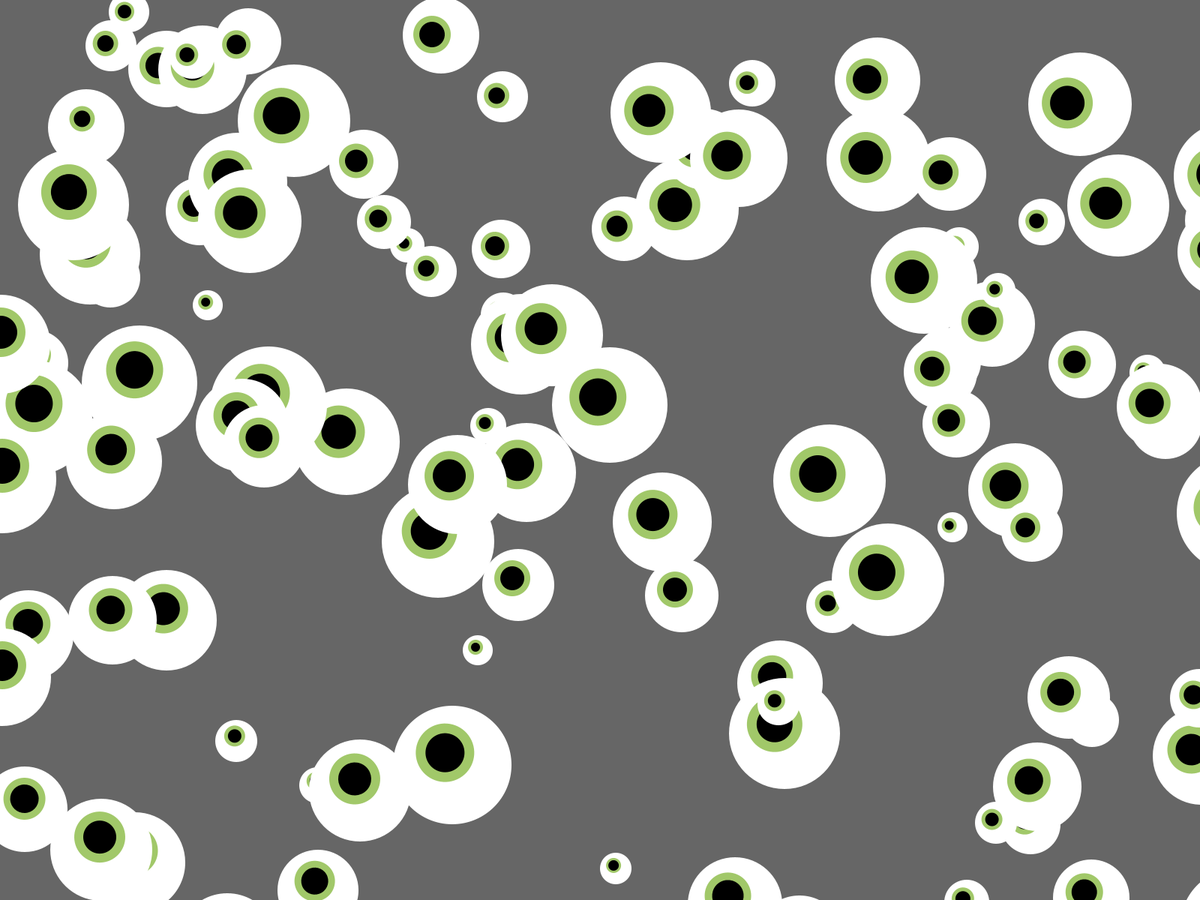
Frame 1 (no input)
Frame 60 (the mouse pressed at the canvas centre just before this capture): identical to frame 1, image omitted
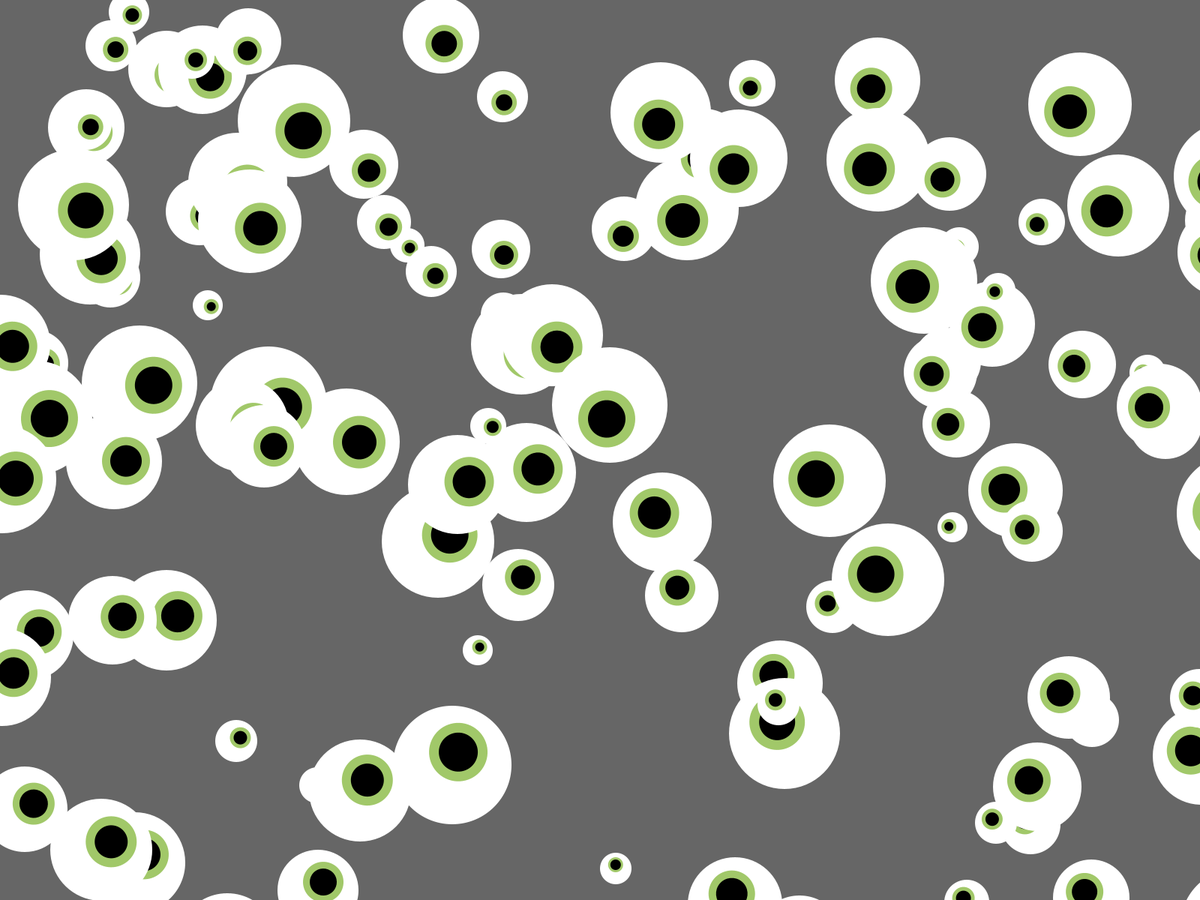
Frame 120 (the mouse held since frame 60 and released just before this capture)

The Processing sketch that drew these frames (run headless with seeded random() and noise(); from frame 60 on, the mouse is pressed at the canvas centre):

// Processing sketch: eye_follower
// ── eye_follower.pde
Eye[] myCircleArray = new Eye[300];

void setup() {
  fullScreen();
  noCursor();
  ellipseMode(RADIUS);
  colorMode( HSB );
  noStroke();
  for(int i=0; i<myCircleArray.length; i++) {
  myCircleArray[i] = new Eye(int( random(3000)),int(random(2000)), int (random(20,80)));

}
}

void draw() {
  background(102);
  for(int i=0; i<myCircleArray.length; i++) {
  myCircleArray[i].update(mouseX,mouseY);
  myCircleArray[i].display();
  }
  
}

class Eye {
  //DATA
  float x;
  float y;
  int size;
  float angle = 0.0;
  Eye( int new_x, int new_y, int new_size ) {
  x = new_x;
  y = new_y;
  size = new_size;

}

void update(int mouse_x, int mouse_y) {
  angle = atan2(mouse_y - y, mouse_x - x);
}


void display() {
pushMatrix(); 
translate(x, y); 
fill(255);
ellipse(0, 0, size, size);
rotate(angle); 
fill(60,120,200);
ellipse(size/4, 0, size/2, size/2); 
fill(0);
ellipse(size/4, 0, size/3, size/3); 
popMatrix();
}
}
